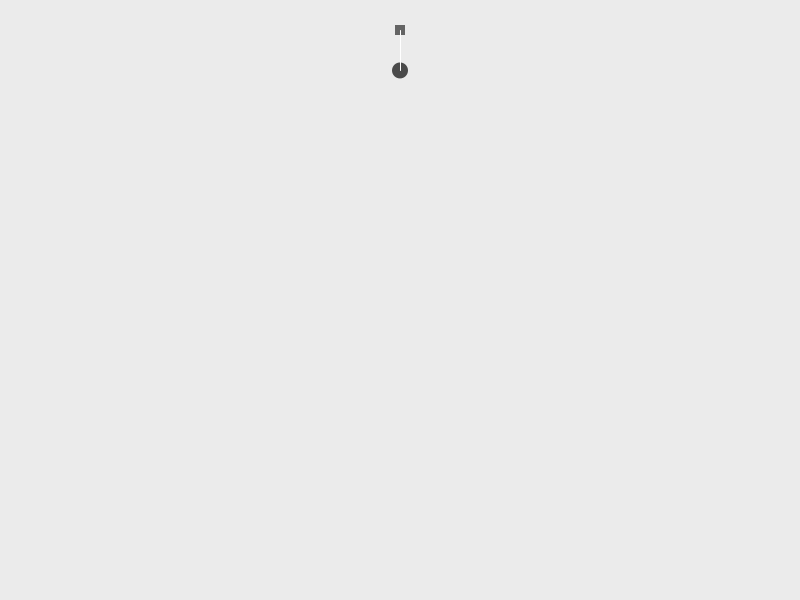
Frame 1 (no input)
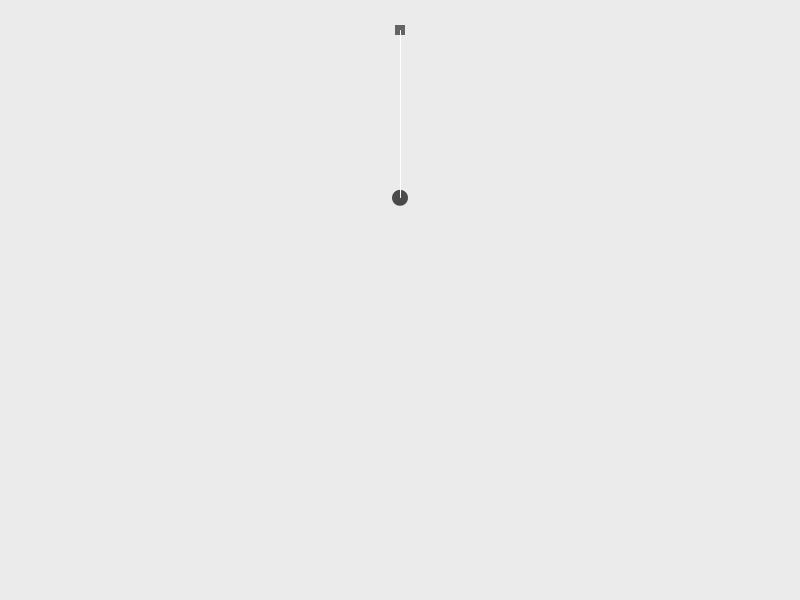
Frame 60 (the mouse pressed at the canvas centre just before this capture)
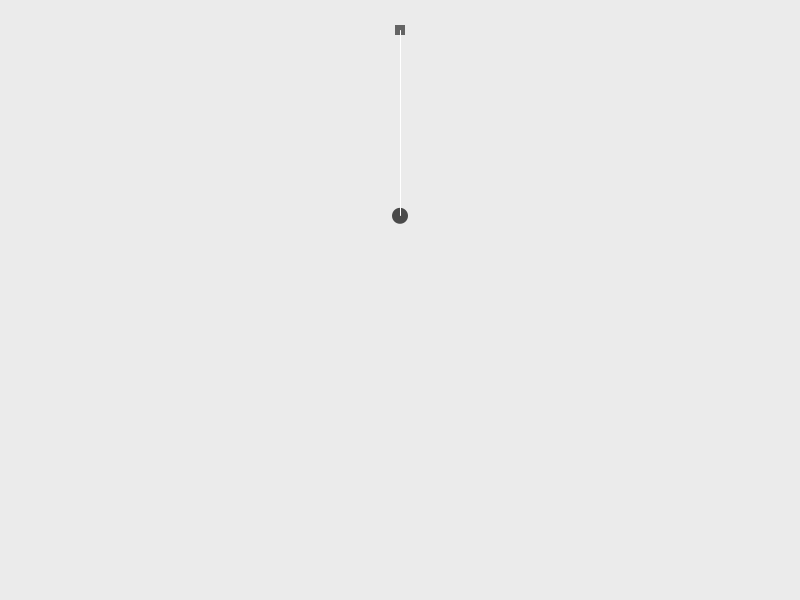
Frame 120 (the mouse held since frame 60 and released just before this capture)

The Processing sketch that drew these frames (run headless with seeded random() and noise(); from frame 60 on, the mouse is pressed at the canvas centre):

// Processing sketch: SpringSimpleBob
// ── SpringSimpleBob.pde
Mover bob;
Spring spring;

void setup(){
  size(800,600);
  background(235);
  bob = new Mover(width/2, 70, 20);
  spring = new Spring(width/2,30,120);
}

void draw(){
  background(235);
  PVector gravity = new PVector(0,1);
  bob.applyForce(gravity);
  spring.connect(bob);
  bob.update();
  bob.display();
  spring.display();
  spring.displayLine(bob);
}
// ── Mover.pde
class Mover{
PVector loc;
PVector vel;
PVector acc;
float mass;

  Mover(float x_, float y_, float mass_){
  loc = new PVector(x_,y_);
  vel = new PVector(0,0);
  acc = new PVector(0,0);
  mass=mass_;
  }
  
  
  void update(){
  vel.add(acc);
  loc.add(vel);
  vel.limit(15);
  acc.mult(0);
  }
  
  void applyForce(PVector Force){
  PVector f = Force.get();
  f= PVector.div(f,mass);
  acc.add(f);
  }
  
  void display(){
  noStroke();
  fill(0,175);
  ellipse(loc.x,loc.y,16,16);
  }

}
// ── Spring.pde
class Spring{
PVector anchor;
float len;
float k;
 Spring(float x,float y, int l){
 k=0.1;
 anchor = new PVector(x,y);
 len= l;
 }
 
 void connect(Mover bob){
 PVector force= PVector.sub(bob.loc,anchor);
 float d = force.mag();
 float x= d - len;
 force.normalize();
 force.mult(-1*k*x);
 bob.applyForce(force);
 }
 
 void display(){
   fill(100);
   rectMode(CENTER);
   rect(anchor.x, anchor.y,10,10);
 }
 void displayLine(Mover bob){
   stroke(255);
   line(bob.loc.x, bob.loc.y, anchor.x,anchor.y);
 }

}
